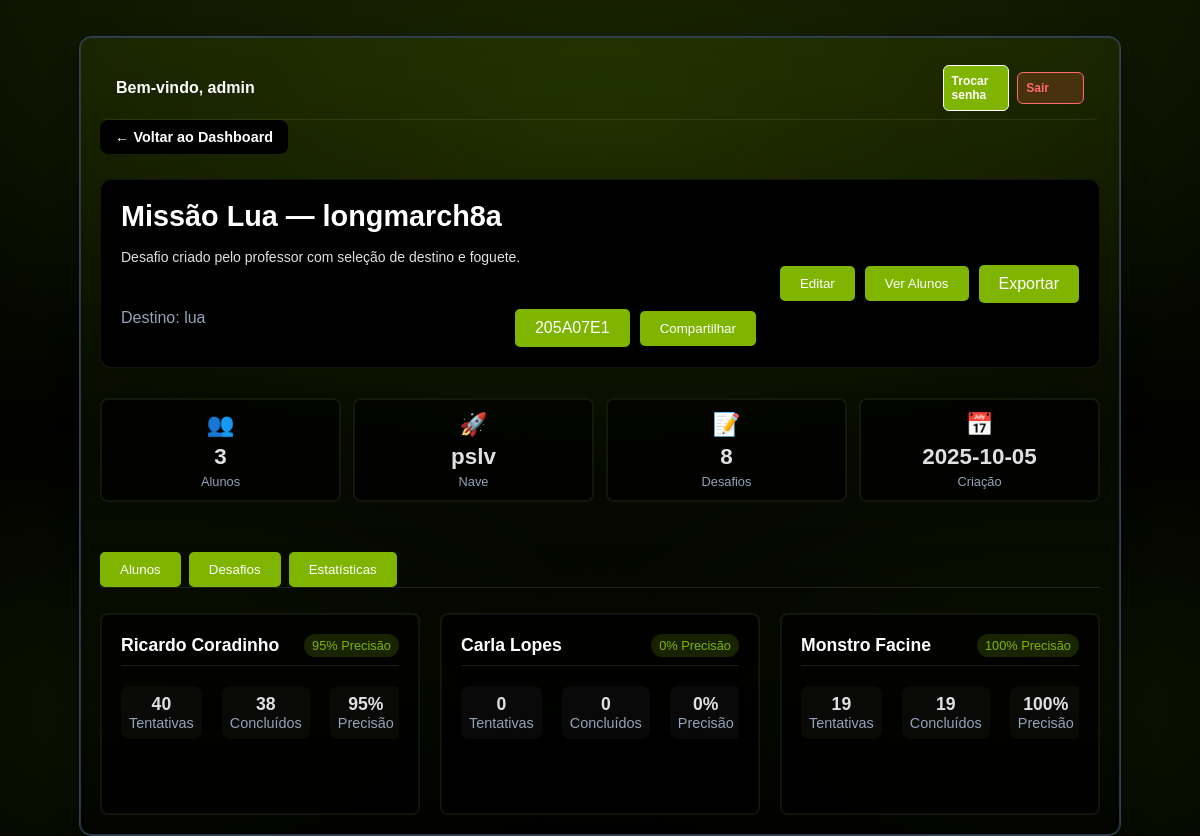
The app's page /professor/sala/205A07E1 (signed in) with its own data.
### tables this page shows
CREATE TABLE admins (
                    id INTEGER PRIMARY KEY AUTOINCREMENT,
                    username TEXT UNIQUE NOT NULL,
                    password_hash TEXT NOT NULL,
                    must_change INTEGER DEFAULT 1,
                    created_at TEXT
                );

CREATE TABLE salas_virtuais (
                    id INTEGER PRIMARY KEY AUTOINCREMENT,
                    codigo_sala TEXT UNIQUE NOT NULL,
                    professor_id INTEGER NOT NULL,
                    nome_sala TEXT NOT NULL,
                    destino TEXT NOT NULL,
                    nave_id TEXT NOT NULL,
                    desafios_json TEXT NOT NULL,
                    ativa BOOLEAN DEFAULT 1,
                    data_criacao DATETIME DEFAULT CURRENT_TIMESTAMP,
                    data_expiracao DATETIME, desafio_selecionado_index INTEGER,
                    FOREIGN KEY (professor_id) REFERENCES professores (id)
                );

CREATE TABLE alunos (
                    id INTEGER PRIMARY KEY AUTOINCREMENT,
                    sala_id INTEGER NOT NULL,
                    nome TEXT NOT NULL,
                    email TEXT,
                    progresso_json TEXT,
                    data_ingresso DATETIME DEFAULT CURRENT_TIMESTAMP, excluir_ranking INTEGER DEFAULT 0,
                    FOREIGN KEY (sala_id) REFERENCES salas_virtuais (id)
                );

### routes/professor.py (the view)
@professor_bp.route('/sala/<codigo_sala>', endpoint='professor_sala_detalhes')
def sala_detalhes(codigo_sala):
    print(f'Função sala_detalhes chamada para código: {codigo_sala}')  # Print de depuração
    must_change_admin = 0
    professor_nome = session.get('professor_nome') or 'Administrador'
    sala_db = db_manager.buscar_sala_por_codigo_any(codigo_sala)
    if sala_db:
        try:
            alunos = db_manager.buscar_alunos_por_sala(sala_db['id'])
        except Exception:
            alunos = []
        try:
            ranking = db_manager.obter_ranking_sala(sala_db['id'], limit=500)
        except Exception:
            ranking = []
        stats_map = {r.get('id') or r.get('aluno_id'): r for r in ranking}
        for aluno in alunos:
            st = stats_map.get(aluno.get('id'))
            if st:
                aluno['tentativas'] = st.get('tentativas') or 0
                aluno['concluidos'] = st.get('concluidos') or 0
                aluno['total'] = st.get('total') or 0
                tent = aluno['tentativas'] or 0
                concl = aluno['concluidos'] or 0
                aluno['precisao_pct'] = int(round((concl / tent) * 100)) if tent else 0
            else:
                aluno['tentativas'] = 0
                aluno['concluidos'] = 0
                aluno['total'] = 0
                aluno['precisao_pct'] = 0
        for aluno in alunos:
            base = url_for('aluno.aluno_login', codigo_sala=codigo_sala, _external=True)
            try:
                from urllib.parse import urlencode
                aluno['acesso_url'] = f"{base}?" + urlencode({'nome': aluno.get('nome', '')})
            except Exception:
                aluno['acesso_url'] = base
        try:
            desafios = json.loads(sala_db.get('desafios_json') or '[]')
        except Exception:
            desafios = []
        try:
            desempenho_desafios = db_manager.obter_estatisticas_por_desafio(sala_db['id'])
        except Exception:
            desempenho_desafios = []
        try:
            tentativas_total = sum((a.get('tentativas') or 0) for a in alunos)
            concluidos_total = sum((a.get('concluidos') or 0) for a in alunos)
            total_pontos = sum((a.get('total') or 0) for a in alunos)
            alunos_total = len(alunos)
            precisao_geral_pct = int(round((concluidos_total / tentativas_total) * 100)) if tentativas_total else 0
            media_pontos_aluno = (total_pontos / alunos_total) if alunos_total else 0.0
            media_pontos_por_tentativa = (total_pontos / tentativas_total) if tentativas_total else 0.0
            turma_stats = {
                'alunos_total': alunos_total,
                'tentativas_total': tentativas_total,
                'concluidos_total': concluidos_total,
                'precisao_geral_pct': precisao_geral_pct,
                'media_pontos_aluno': media_pontos_aluno,
                'media_pontos_por_tentativa': media_pontos_por_tentativa
            }
        except Exception:
            turma_stats = {
                'alunos_total': len(alunos),
                'tentativas_total': 0,
                'concluidos_total': 0,
                'precisao_geral_pct': 0,
                'media_pontos_aluno': 0.0,
                'media_pontos_por_tentativa': 0.0
            }
        try:
            if session.get('user_role') == 'admin':
                with sqlite3.connect(db_manager.db_path) as conn:
                    cursor = conn.cursor()
                    cursor.execute('SELECT must_change FROM admins WHERE username = ?', ('admin',))
                    row = cursor.fetchone()
                    if row:
                        must_change_admin = row[0] or 0
        except Exception:
            logging.exception('Falha ao obter flag must_change do admin (detalhes)')
        sala_view = {
            'codigo_sala': sala_db.get('codigo_sala'),
            'nome_sala': sala_db.get('nome_sala'),
            'destino': sala_db.get('destino'),
            'nave_id': sala_db.get('nave_id'),
            'data_criacao': sala_db.get('data_criacao'),
            'ativa': sala_db.get('ativa'),
            'alunos': alunos,
            'desafios': desafios,
            'desafio_selecionado_index': sala_db.get('desafio_selecionado_index')
        }
        return render_template(
            'professor_sala_detalhes.html',
            sala=sala_view,
            alunos=alunos,
            turma_stats=turma_stats,
            desempenho_desafios=desempenho_desafios,
            must_change_admin=must_change_admin,
            professor_nome=professor_nome,
        )
    return "Sala não encontrada", 404

### app.py (called while the page is built)
@app.before_request
def _global_guard_missao():
    try:
        ep = (request.endpoint or '')
        if ep.startswith('missao.') and ep not in {'missao.ranking_rodada', 'missao.game_over'}:
            if ep == 'missao.montagem_transporte' and (session.get('user_role') in {'professor', 'admin'} or session.get('professor_id')):
                return None
            if not session.get('aluno_id'):
                return redirect(url_for('aluno.aluno_entrar'))
        return None
    except Exception:
        return None

### routes/professor.py (called while the page is built)
@professor_bp.before_request
def _require_professor_role():
    allowed = {
        'professor.professor_login',
        'professor.professor_logout',
    }
    if request.endpoint in allowed:
        return None
    try:
        if (session.get('user_role') in {'professor', 'admin'}) or session.get('professor_id'):
            return None
    except Exception:
        pass
    if request.method == 'GET':
        return redirect(url_for('professor.professor_login', next=request.path))
    return Response("Acesso negado: professor requerido.", status=403)

@professor_bp.after_request
def _professor_no_cache(response):
    try:
        if response.mimetype == 'text/html':
            response.headers['Cache-Control'] = 'no-store, no-cache, must-revalidate, private'
            response.headers['Pragma'] = 'no-cache'
            response.headers['Expires'] = '0'
    except Exception:
        pass
    return response

### services/db.py (called while the page is built)
    def buscar_sala_por_codigo_any(self, codigo_sala):
        with sqlite3.connect(self.db_path) as conn:
            cursor = conn.cursor()
            cursor.execute('''
                SELECT s.*, p.nome as professor_nome
                FROM salas_virtuais s
                LEFT JOIN professores p ON s.professor_id = p.id
                WHERE UPPER(s.codigo_sala) = UPPER(?)
            ''', (codigo_sala,))
            sala = cursor.fetchone()
            if sala:
                columns = [description[0] for description in cursor.description]
                return dict(zip(columns, sala))
            return None

### templates/professor_sala_detalhes.html (shortened to what this page needs)
<!DOCTYPE html>
<html lang="pt-br">
<head>
    <link rel="stylesheet" href="{{ url_for('static', filename='css/style.css') }}">
    <link rel="stylesheet" href="{{ url_for('static', filename='css/detalhes.css') }}">
</head>
<body class="conteudo-centralizado">
    <div class="main-container">
        <div class="topbar">
            <div class="user">Bem-vindo, {{ professor_nome or 'Professor' }}</div>
            <div class="topbar-actions">
                <a href="{{ url_for('professor.professor_reset_password', next=request.path) }}" class="action-btn">Trocar senha</a>
                <a href="{{ url_for('professor.professor_logout') }}" class="action-btn danger">Sair</a>
            </div>
        </div>
        <a href="{{ url_for('professor.professor_dashboard') }}" class="back-btn">
            &larr; Voltar ao Dashboard
        </a>
        <header class="room-header">
            <div class="room-left">
                <h1 class="room-title">
                    {% set idx = sala.desafio_selecionado_index %}
                    {% if sala.desafios and idx is not none and idx >= 0 and idx < sala.desafios|length %}
                        {{ sala.desafios[idx]['titulo'] or 'Desafio CosmoCasa' }}
                    {% elif sala.desafios %}
                        {{ sala.desafios[0]['titulo'] or 'Desafio CosmoCasa' }}
                    {% else %}
                        Desafio CosmoCasa
                    {% endif %}
                </h1>
                {% if sala.desafios %}
                <p class="challenge-desc">
                    {% if sala.desafios and idx is not none and idx >= 0 and idx < sala.desafios|length %}
                        {{ sala.desafios[idx]['descricao'] or '' }}
                    {% elif sala.desafios %}
                        {{ sala.desafios[0]['descricao'] or '' }}
                    {% endif %}
                </p>
                {% endif %}
                <div class="room-subtitle">
                    <span class="room-destination">Destino: {{ sala.destino }}</span>
                    <div class="room-code-section">
                        <span class="botao" id="share-code">{{ sala.codigo_sala }}</span>
                        <button class="botao" type="botao" onclick="copiarCodigo()">Compartilhar</button>
                    </div>
                </div>
            </div>
            <div class="room-right">
                <button class="botao" type="button" onclick="showTab('desafios')">Editar</button>
                <button class="botao" type="button" onclick="showTab('alunos')">Ver Alunos</button>
                <a class="botao" href="{{ url_for('professor.professor_sala_exportar', codigo_sala=sala.codigo_sala) }}" target="_blank" rel="noopener">Exportar</a>
            </div>
        </header>
        <div class="room-info-grid">
                <div class="info-card">
                    <div class="info-icon">&#x1F465;</div>
                    <span class="info-number">{{ sala.alunos|length }}</span>
                    <span class="info-label">Alunos</span>
                </div>
                <div class="info-card">
                    <div class="info-icon">&#x1F680;</div>
                    <span class="info-number">{{ sala.nave_id }}</span>
                    <span class="info-label">Nave</span>
                </div>
                <div class="info-card">
                    <div class="info-icon">&#x1F4DD;</div>
                    <span class="info-number">{{ sala.desafios|length }}</span>
                    <span class="info-label">Desafios</span>
                </div>
                <div class="info-card">
                    <div class="info-icon">&#x1F4C5;</div>
                    <span class="info-number">{{ sala.data_criacao[:10] }}</span>
                    <span class="info-label">Criação</span>
                </div>
            </div>
        <div class="tabs">
            <button id="tabbtn-alunos" class="botao active" onclick="showTab('alunos')">Alunos</button>
            <button id="tabbtn-desafios" class="botao" onclick="showTab('desafios')">Desafios</button>
            <button id="tabbtn-estatisticas" class="botao" onclick="showTab('estatisticas')">Estatísticas</button>
        </div>
        <div id="tab-alunos" class="tab-content active">
            {% if sala.alunos %}
                <div class="card-grid">
                    {% for aluno in sala.alunos %}
                        <div class="card student-card" tabindex="0">
                            <div class="card-header">
                                <h3 class="card-title" title="{{ aluno.nome }}">{{ aluno.nome }}</h3>
                                <span class="card-badge">{{ aluno.precisao_pct }}% Precisão</span>
                            </div>
                            <div class="card-content">
                                <div class="reveal-on-hover">
            <div class="student-stats">
                                        <div class="student-stat">
                                            <span class="stat-value">{{ aluno.tentativas }}</span>
                                            <span class="stat-label">Tentativas</span>
                                        </div>
                                        <div class="student-stat">
                                            <span class="stat-value">{{ aluno.concluidos }}</span>
                                            <span class="stat-label">Concluídos</span>
                                        </div>
                                        <div class="student-stat">
                                            <span class="stat-value">{{ aluno.precisao_pct }}%</span>
                                            <span class="stat-label">Precisão</span>
                                        </div>
                                    </div>
                                </div>
                            </div>
                        </div>
                    {% endfor %}
                </div>
            {% else %}
                <div class="empty-state">
                    <div class="empty-icon">&#x1F465;</div>
                    <h3>Nenhum aluno matriculado</h3>
                    <p>Compartilhe o código da sala para que seus alunos possam entrar.</p>
                </div>
            {% endif %}
        </div>
    </div>
</body>
</html>

### records on screen
admins: username "admin"
salas_virtuais: destino "lua", codigo_sala "205A07E1", nave_id "pslv", data_criacao "2025-10-05"
alunos: nome "Ricardo Coradinho", precisao_pct "95", tentativas "40", concluidos "38"
alunos: nome "Carla Lopes", precisao_pct "0", tentativas "0", concluidos "0"
alunos: nome "Monstro Facine", precisao_pct "100", tentativas "19", concluidos "19"

### other values on screen
{{ sala.desafios[idx]['titulo'] or 'Desafio CosmoCasa' }} "Missão Lua — longmarch8a"
{{ sala.desafios[idx]['descricao'] or '' }} "Desafio criado pelo professor com seleção de destino e foguete."
{{ sala.alunos|length }} "3"
{{ sala.desafios|length }} "8"
